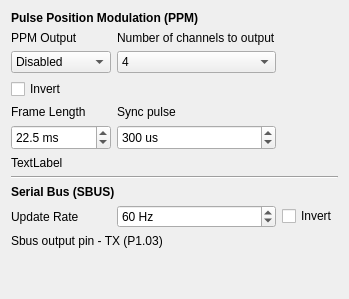
               <widget class="QWidget" name="tabOutput">
                <attribute name="title">
                 <string>Output</string>
                </attribute>
                <layout class="QGridLayout" name="gridLayout_2">
                 <item row="2" column="2">
                  <spacer name="horizontalSpacer_4">
                   <property name="orientation">
                    <enum>Qt::Horizontal</enum>
                   </property>
                   <property name="sizeHint" stdset="0">
                    <size>
                     <width>40</width>
                     <height>20</height>
                    </size>
                   </property>
                  </spacer>
                 </item>
                 <item row="8" column="0" colspan="3">
                  <widget class="Line" name="line">
                   <property name="orientation">
                    <enum>Qt::Horizontal</enum>
                   </property>
                  </widget>
                 </item>
                 <item row="5" column="1">
                  <widget class="QSpinBox" name="spnPPMSync">
                   <property name="minimumSize">
                    <size>
                     <width>100</width>
                     <height>25</height>
                    </size>
                   </property>
                   <property name="suffix">
                    <string> us</string>
                   </property>
                   <property name="minimum">
                    <number>100</number>
                   </property>
                   <property name="maximum">
                    <number>800</number>
                   </property>
                   <property name="singleStep">
                    <number>50</number>
                   </property>
                   <property name="value">
                    <number>300</number>
                   </property>
                  </widget>
                 </item>
                 <item row="1" column="0">
                  <widget class="QLabel" name="label_27">
                   <property name="text">
                    <string>PPM Output</string>
                   </property>
                  </widget>
                 </item>
                 <item row="5" column="0">
                  <widget class="QDoubleSpinBox" name="spnPPMFrameLen">
                   <property name="minimumSize">
                    <size>
                     <width>100</width>
                     <height>25</height>
                    </size>
                   </property>
                   <property name="suffix">
                    <string> ms</string>
                   </property>
                   <property name="decimals">
                    <number>1</number>
                   </property>
                   <property name="minimum">
                    <double>12.500000000000000</double>
                   </property>
                   <property name="maximum">
                    <double>40.000000000000000</double>
                   </property>
                   <property name="value">
                    <double>22.500000000000000</double>
                   </property>
                  </widget>
                 </item>
                 <item row="3" column="0">
                  <widget class="QCheckBox" name="chkInvertedPPM">
                   <property name="text">
                    <string>Invert</string>
                   </property>
                  </widget>
                 </item>
                 <item row="4" column="0">
                  <widget class="QLabel" name="label_25">
                   <property name="text">
                    <string>Frame Length</string>
                   </property>
                  </widget>
                 </item>
                 <item row="14" column="0">
                  <spacer name="verticalSpacer_5">
                   <property name="orientation">
                    <enum>Qt::Vertical</enum>
                   </property>
                   <property name="sizeHint" stdset="0">
                    <size>
                     <width>20</width>
                     <height>40</height>
                    </size>
                   </property>
                  </spacer>
                 </item>
                 <item row="7" column="0" colspan="3">
                  <widget class="QLabel" name="lblPPMOut">
                   <property name="text">
                    <string>TextLabel</string>
                   </property>
                  </widget>
                 </item>
                 <item row="9" column="0" colspan="3">
                  <widget class="QLabel" name="label_48">
                   <property name="text">
                    <string>&lt;html&gt;&lt;head/&gt;&lt;body&gt;&lt;p&gt;&lt;span style=&quot; font-weight:600;&quot;&gt;Serial Bus (SBUS)&lt;/span&gt;&lt;/p&gt;&lt;/body&gt;&lt;/html&gt;</string>
                   </property>
                  </widget>
                 </item>
                 <item row="1" column="1">
                  <widget class="QLabel" name="label_28">
                   <property name="text">
                    <string>Number of channels to output</string>
                   </property>
                  </widget>
                 </item>
                 <item row="2" column="0">
                  <widget class="QComboBox" name="cmbPpmOutPin">
                   <property name="minimumSize">
                    <size>
                     <width>100</width>
                     <height>0</height>
                    </size>
                   </property>
                   <property name="currentIndex">
                    <number>0</number>
                   </property>
                   <item>
                    <property name="text">
                     <string>Disabled</string>
                    </property>
                   </item>
                   <item>
                    <property name="text">
                     <string>D2</string>
                    </property>
                   </item>
                   <item>
                    <property name="text">
                     <string>D3</string>
                    </property>
                   </item>
                   <item>
                    <property name="text">
                     <string>D4</string>
                    </property>
                   </item>
                   <item>
                    <property name="text">
                     <string>D5</string>
                    </property>
                   </item>
                   <item>
                    <property name="text">
                     <string>D6</string>
                    </property>
                   </item>
                   <item>
                    <property name="text">
                     <string>D7</string>
                    </property>
                   </item>
                   <item>
                    <property name="text">
                     <string>D8</string>
                    </property>
                   </item>
                   <item>
                    <property name="text">
                     <string>D9</string>
                    </property>
                   </item>
                   <item>
                    <property name="text">
                     <string>D10</string>
                    </property>
                   </item>
                   <item>
                    <property name="text">
                     <string>D11</string>
                    </property>
                   </item>
                   <item>
                    <property name="text">
                     <string>D12</string>
                    </property>
                   </item>
                   <item>
                    <property name="text">
                     <string>D13</string>
                    </property>
                   </item>
                  </widget>
                 </item>
                 <item row="13" column="0" colspan="3">
                  <widget class="QLabel" name="label_51">
                   <property name="text">
                    <string>Sbus output pin - TX (P1.03)</string>
                   </property>
                  </widget>
                 </item>
                 <item row="4" column="1">
                  <widget class="QLabel" name="label_26">
                   <property name="text">
                    <string>Sync pulse</string>
                   </property>
                  </widget>
                 </item>
                 <item row="0" column="0" colspan="3">
                  <widget class="QLabel" name="label_50">
                   <property name="text">
                    <string>&lt;html&gt;&lt;head/&gt;&lt;body&gt;&lt;p&gt;&lt;span style=&quot; font-weight:600;&quot;&gt;Pulse Position Modulation (PPM)&lt;/span&gt;&lt;/p&gt;&lt;/body&gt;&lt;/html&gt;</string>
                   </property>
                  </widget>
                 </item>
                 <item row="2" column="1">
                  <widget class="QComboBox" name="cmbPPMChCount">
                   <property name="minimumSize">
                    <size>
                     <width>100</width>
                     <height>0</height>
                    </size>
                   </property>
                   <property name="currentText">
                    <string>4</string>
                   </property>
                   <property name="currentIndex">
                    <number>0</number>
                   </property>
                   <item>
                    <property name="text">
                     <string>4</string>
                    </property>
                   </item>
                   <item>
                    <property name="text">
                     <string>5</string>
                    </property>
                   </item>
                   <item>
                    <property name="text">
                     <string>6</string>
                    </property>
                   </item>
                   <item>
                    <property name="text">
                     <string>7</string>
                    </property>
                   </item>
                   <item>
                    <property name="text">
                     <string>8 - Default</string>
                    </property>
                   </item>
                   <item>
                    <property name="text">
                     <string>9</string>
                    </property>
                   </item>
                   <item>
                    <property name="text">
                     <string>10</string>
                    </property>
                   </item>
                   <item>
                    <property name="text">
                     <string>11</string>
                    </property>
                   </item>
                   <item>
                    <property name="text">
                     <string>12</string>
                    </property>
                   </item>
                   <item>
                    <property name="text">
                     <string>13</string>
                    </property>
                   </item>
                   <item>
                    <property name="text">
                     <string>14</string>
                    </property>
                   </item>
                   <item>
                    <property name="text">
                     <string>15</string>
                    </property>
                   </item>
                   <item>
                    <property name="text">
                     <string>16</string>
                    </property>
                   </item>
                  </widget>
                 </item>
                 <item row="10" column="0">
                  <widget class="QLabel" name="label_16">
                   <property name="text">
                    <string>Update Rate</string>
                   </property>
                  </widget>
                 </item>
                 <item row="10" column="1">
                  <widget class="QSpinBox" name="spnSBUSRate">
                   <property name="suffix">
                    <string> Hz</string>
                   </property>
                   <property name="minimum">
                    <number>30</number>
                   </property>
                   <property name="maximum">
                    <number>150</number>
                   </property>
                   <property name="value">
                    <number>60</number>
                   </property>
                  </widget>
                 </item>
                 <item row="10" column="2">
                  <widget class="QCheckBox" name="chkSbusOutInv">
                   <property name="text">
                    <string>Invert</string>
                   </property>
                  </widget>
                 </item>
                </layout>
               </widget>
